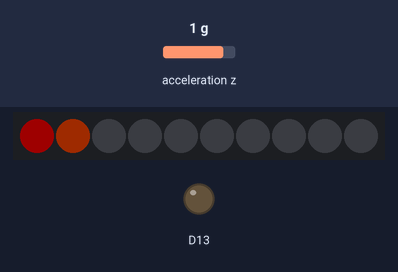
The sketch below on a simulated Adafruit Circuit Playground Express. Parts: 10 RGB LEDs in strip order, left to right, output pins drawn as LEDs (lit = HIGH). Inputs (shaded band) come from the test bench; at power-on: acceleration z 1 g. Dim RGB values are drawn brighter than linear.

Above: at 1.2 s.
1.3 s: acceleration z set to 1.4 g
At 4.2 s:
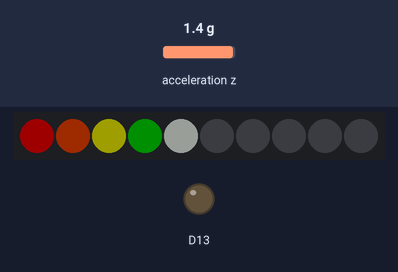
4.3 s: acceleration z set to -1.4 g
At 5.5 s:
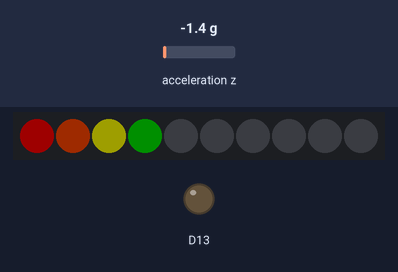
7.3 s: acceleration z set to 0.8 g
At 9.4 s:
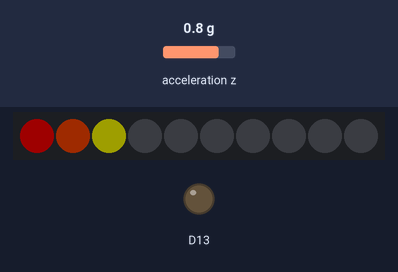
10.3 s: acceleration z set to 1.4 g
At 15.2 s:
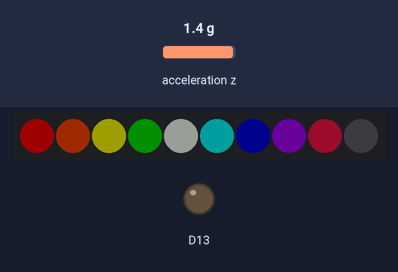
Timing chart, 0 to 16.7 s (numbered marks = the images above; inputs shaded):
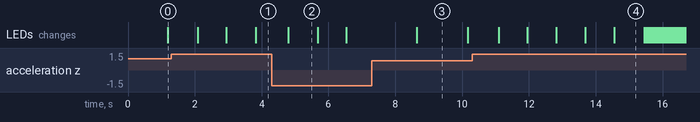

Measured:
- after the input at 4.3 s, the LEDs: change after 0.50 s (image 2)
- after the input at 7.3 s, the LEDs: change after 1.3 s (image 3)
- what the display in image 2 shows lasts 0.9 s, from 4.8 s to 5.7 s
- what the display in image 3 shows lasts 1.6 s, from 8.6 s to 10.2 s

The sketch:

run_light_2.ino
```cpp
#include <Adafruit_CircuitPlayground.h>

#define rate 20

float Z;
float dv;
float v = 0;

int colorIndex;
int startIndex;

uint32_t colors[] = {
  0xff0000,
  0xff4500,
  0xffff00,
  0x008000,
  0xf0fff0,
  0x00ffff,
  0x000080,
  0x9400d3,
  0xdc143c,
  0x000000
};

void setup() {
  Serial.begin(9600);
  CircuitPlayground.begin();
  CircuitPlayground.setBrightness(30);
  startIndex = 0;
}

void loop() {
  Z = CircuitPlayground.motionZ();

  if (Z > -2 && Z < 2){
    Z = 0;
  }
  dv = Z * 0.01;
  v = v + dv;

  if (v < 5){
    CircuitPlayground.setPixelColor(0, 0xff0000);
    CircuitPlayground.setPixelColor(1, 0x000000);
    CircuitPlayground.setPixelColor(2, 0x000000);
    CircuitPlayground.setPixelColor(3, 0x000000);
    CircuitPlayground.setPixelColor(4, 0x000000);
    CircuitPlayground.setPixelColor(5, 0x000000);
    CircuitPlayground.setPixelColor(6, 0x000000);
    CircuitPlayground.setPixelColor(7, 0x000000);
    CircuitPlayground.setPixelColor(8, 0x000000);
    CircuitPlayground.setPixelColor(9, 0x000000);
  }else if (v < 10){
    CircuitPlayground.setPixelColor(0, 0xff0000);
    CircuitPlayground.setPixelColor(1, 0xff4500);
    CircuitPlayground.setPixelColor(2, 0x000000);
    CircuitPlayground.setPixelColor(3, 0x000000);
    CircuitPlayground.setPixelColor(4, 0x000000);
    CircuitPlayground.setPixelColor(5, 0x000000);
    CircuitPlayground.setPixelColor(6, 0x000000);
    CircuitPlayground.setPixelColor(7, 0x000000);
    CircuitPlayground.setPixelColor(8, 0x000000);
    CircuitPlayground.setPixelColor(9, 0x000000);
  }else if (v < 15){
    CircuitPlayground.setPixelColor(0, 0xff0000);
    CircuitPlayground.setPixelColor(1, 0xff4500);
    CircuitPlayground.setPixelColor(2, 0xffff00);
    CircuitPlayground.setPixelColor(3, 0x000000);
    CircuitPlayground.setPixelColor(4, 0x000000);
    CircuitPlayground.setPixelColor(5, 0x000000);
    CircuitPlayground.setPixelColor(6, 0x000000);
    CircuitPlayground.setPixelColor(7, 0x000000);
    CircuitPlayground.setPixelColor(8, 0x000000);
    CircuitPlayground.setPixelColor(9, 0x000000);
  }else if (v < 20){
    CircuitPlayground.setPixelColor(0, 0xff0000);
    CircuitPlayground.setPixelColor(1, 0xff4500);
    CircuitPlayground.setPixelColor(2, 0xffff00);
    CircuitPlayground.setPixelColor(3, 0x008000);
    CircuitPlayground.setPixelColor(4, 0x000000);
    CircuitPlayground.setPixelColor(5, 0x000000);
    CircuitPlayground.setPixelColor(6, 0x000000);
    CircuitPlayground.setPixelColor(7, 0x000000);
    CircuitPlayground.setPixelColor(8, 0x000000);
    CircuitPlayground.setPixelColor(9, 0x000000);
  }else if (v < 25){
    CircuitPlayground.setPixelColor(0, 0xff0000);
    CircuitPlayground.setPixelColor(1, 0xff4500);
    CircuitPlayground.setPixelColor(2, 0xffff00);
    CircuitPlayground.setPixelColor(3, 0x008000);
    CircuitPlayground.setPixelColor(4, 0xf0fff0);
    CircuitPlayground.setPixelColor(5, 0x000000);
    CircuitPlayground.setPixelColor(6, 0x000000);
    CircuitPlayground.setPixelColor(7, 0x000000);
    CircuitPlayground.setPixelColor(8, 0x000000);
    CircuitPlayground.setPixelColor(9, 0x000000);
  }else if (v < 30){
    CircuitPlayground.setPixelColor(0, 0xff0000);
    CircuitPlayground.setPixelColor(1, 0xff4500);
    CircuitPlayground.setPixelColor(2, 0xffff00);
    CircuitPlayground.setPixelColor(3, 0x008000);
    CircuitPlayground.setPixelColor(4, 0xf0fff0);
    CircuitPlayground.setPixelColor(5, 0x00ffff);
    CircuitPlayground.setPixelColor(6, 0x000000);
    CircuitPlayground.setPixelColor(7, 0x000000);
    CircuitPlayground.setPixelColor(8, 0x000000);
    CircuitPlayground.setPixelColor(9, 0x000000);
  }else if (v < 35){
    CircuitPlayground.setPixelColor(0, 0xff0000);
    CircuitPlayground.setPixelColor(1, 0xff4500);
    CircuitPlayground.setPixelColor(2, 0xffff00);
    CircuitPlayground.setPixelColor(3, 0x008000);
    CircuitPlayground.setPixelColor(4, 0xf0fff0);
    CircuitPlayground.setPixelColor(5, 0x00ffff);
    CircuitPlayground.setPixelColor(6, 0x000080);
    CircuitPlayground.setPixelColor(7, 0x000000);
    CircuitPlayground.setPixelColor(8, 0x000000);
    CircuitPlayground.setPixelColor(9, 0x000000);
  }else if (v < 40){
    CircuitPlayground.setPixelColor(0, 0xff0000);
    CircuitPlayground.setPixelColor(1, 0xff4500);
    CircuitPlayground.setPixelColor(2, 0xffff00);
    CircuitPlayground.setPixelColor(3, 0x008000);
    CircuitPlayground.setPixelColor(4, 0xf0fff0);
    CircuitPlayground.setPixelColor(5, 0x00ffff);
    CircuitPlayground.setPixelColor(6, 0x000080);
    CircuitPlayground.setPixelColor(7, 0x9400d3);
    CircuitPlayground.setPixelColor(8, 0x000000);
    CircuitPlayground.setPixelColor(9, 0x000000);
  }else if (v < 45){
    CircuitPlayground.setPixelColor(0, 0xff0000);
    CircuitPlayground.setPixelColor(1, 0xff4500);
    CircuitPlayground.setPixelColor(2, 0xffff00);
    CircuitPlayground.setPixelColor(3, 0x008000);
    CircuitPlayground.setPixelColor(4, 0xf0fff0);
    CircuitPlayground.setPixelColor(5, 0x00ffff);
    CircuitPlayground.setPixelColor(6, 0x000080);
    CircuitPlayground.setPixelColor(7, 0x9400d3);
    CircuitPlayground.setPixelColor(8, 0xdc143c);
    CircuitPlayground.setPixelColor(9, 0x000000);
  }else {
    colorIndex = startIndex;

    for (int pixel=0; pixel<10; pixel++) {
    CircuitPlayground.setPixelColor(pixel, colors[colorIndex]);
    colorIndex++;
    if (colorIndex > 9) colorIndex = 0;
    }
    startIndex++;
    if (startIndex > 9) startIndex = 0;
    delay(rate);
  }
  delay(rate);
}
```
